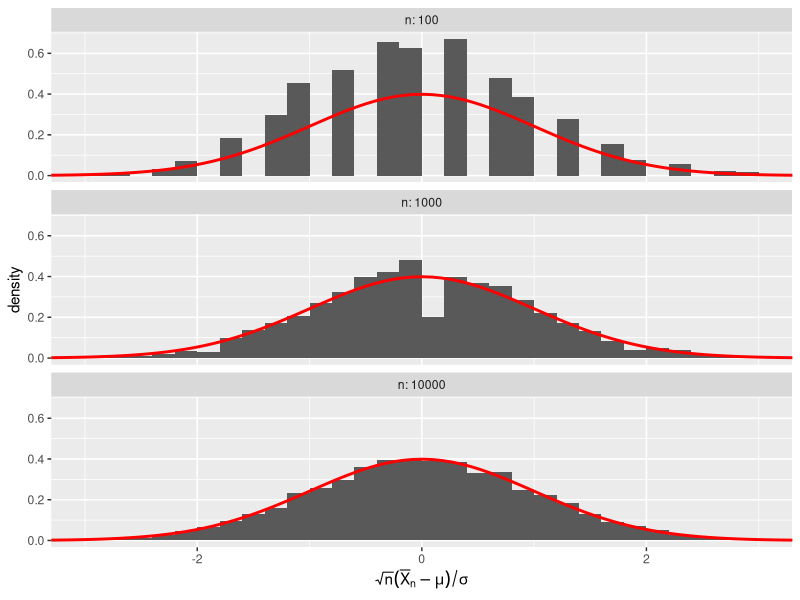

Recreate this plot in R.
### 中心極限定理(ベルヌーイ確率変数の場合)
library(tidyverse)
## パラメーターの設定
p <- 0.1 # 成功確率
mu <- p # 理論上の期待値
sigma <- sqrt(p * (1 - p)) # 理論上の標準偏差
## シミュレーターの作成
mysim <- function(n){ # nはサンプル数
  x <- rbinom(n, size = 1, prob = p) 
  # 成功確率pのBernoulli確率変数を独立にn個生成
  xbar <- mean(x) # 標本平均を計算
  z <- sqrt(n) * (xbar - mu)/sigma # 標本平均を標準化
  return(z) # 計算結果を出力
}
## シミュレーションの実行
set.seed(127) # 乱数の初期値の指定
MC <- 5000 # 各実験の繰り返し回数
## nがそれぞれ100, 1000, 10000の場合にそれぞれ実験を
## MC回実行して, 結果を記録
out1 <- replicate(MC, mysim(100))
out2 <- replicate(MC, mysim(1000))
out3 <- replicate(MC, mysim(10000))
## |z|>2となった割合をそれぞれのサンプル数で計算(理論上は5%に近いはず)
mean(abs(out1) > 2) # n=100のとき
mean(abs(out2) > 2) # n=1000のとき
mean(abs(out3) > 2) # n=10000のとき
## 実験結果をヒストグラムで可視化
## まず, 実験結果をサンプル数nの列とそれに対応する実験結果の列z
## をもつ形式のデータフレームにまとめておく
dat <- tibble(n = rep(c(100,1000,10000), each = MC),
              z = c(out1, out2, out3))
## サンプル数ごとにヒストグラムを作成して結果を比較
obj <- ggplot(dat) +
  geom_histogram(aes(x = z, y = after_stat(density)), 
                 # yをafter_stat(density)に指定することで, 
                 # 縦軸を密度スケールにしている
                 breaks = seq(-3, 3, by = 0.2)) +
  xlab(expression(sqrt(n) * (bar(X)[n] - mu)/sigma)) +
  coord_cartesian(xlim = c(-3, 3)) +
  stat_function(linewidth = 1, fun = dnorm, color = "red")
  # 標準正規密度を上書き
obj + facet_wrap(~ n, nrow = 3, 
                 labeller = labeller(n = label_both))
## アニメーションにしてみる
library(gganimate)
obj + transition_states(n, transition_length = 0.1,
                        state_length = 0.1) # 各結果の(相対的な)表示時間
